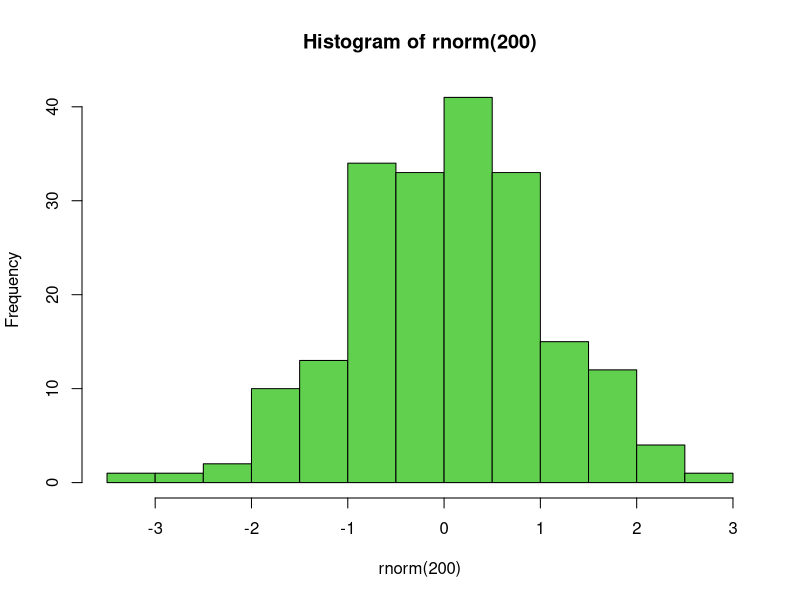
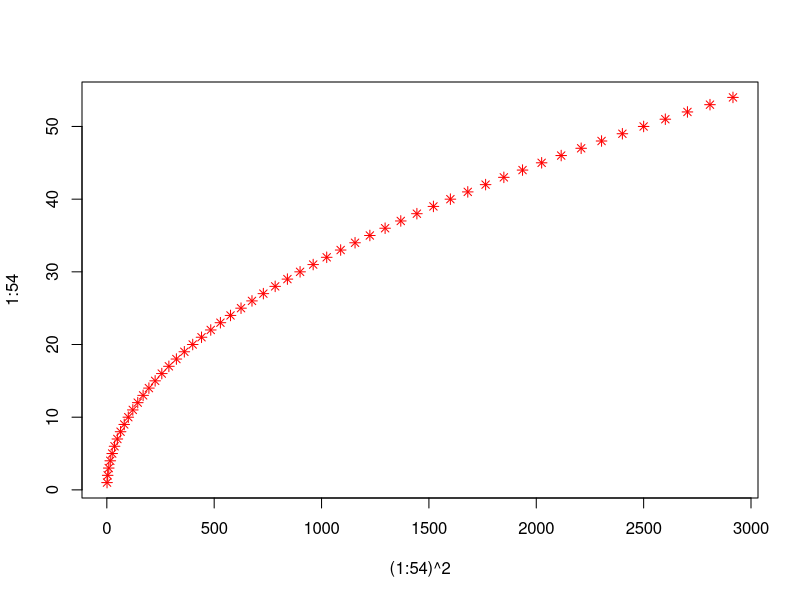
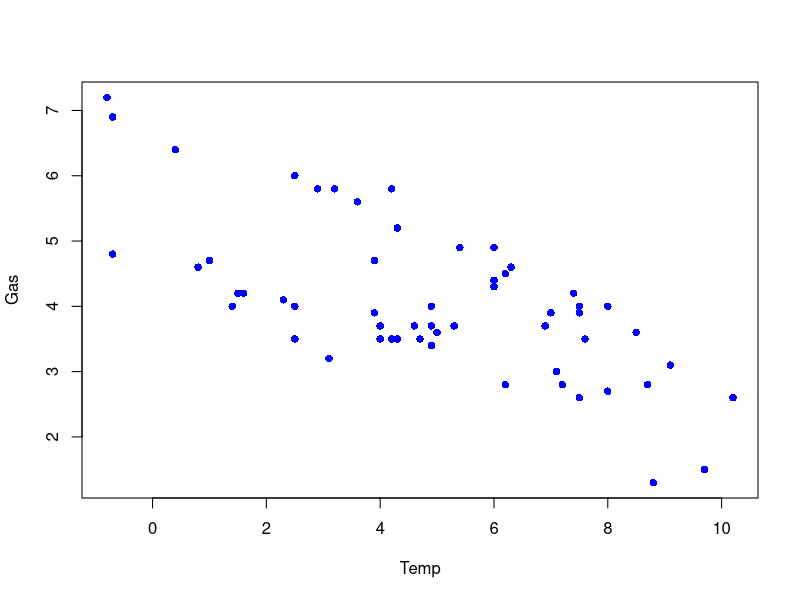

The R source for these figures, in order:
3+2
exp(-2)
0:54

hist(rnorm(200), col=3)

plot((1:54)^2, 1:54, pch=8, col="red")

library(MASS) #carreguem la llibreria MASS
summary(whiteside)
plot(Gas~Temp, data=whiteside, pch=16, col="blue")


